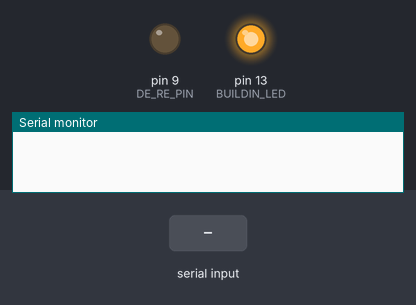
The sketch below on a simulated Arduino Pro Mini, built with avr-gcc and run on an emulated ATmega328P. Shown: output pins drawn as LEDs (lit = HIGH), the last lines printed to the serial monitor. Inputs (shaded band) come from the test bench.

Above: at 0.1 s.
At 2.7 s:
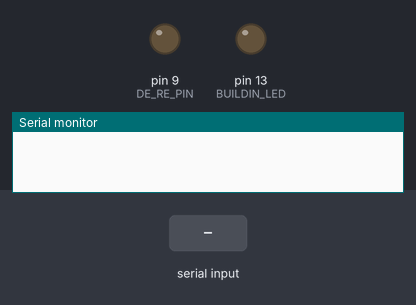
2.8 s: "1;" received over Serial
At 3.5 s:
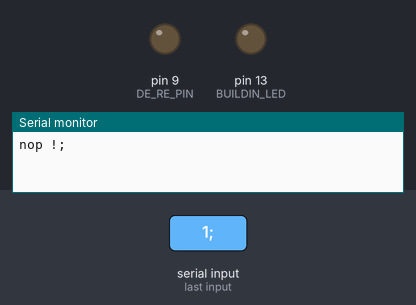
Timing chart, 0 to 5.8 s (numbered marks = the images above; inputs shaded):
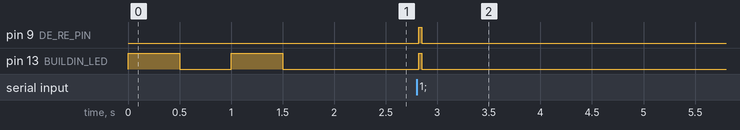

The sketch:

sketch.ino
```cpp
// possibly standard for whatever
//#define LED_BUILTIN 7
// standard for UNO


#define DE_RE_PIN 9

#define BUILDIN_LED 13

String in_msg = "";
String rsp_msg = "";

// the setup function runs once when you press reset or power the board
void setup() {
  // initialize digital pin LED_BUILTIN as an output.
  pinMode(DE_RE_PIN, OUTPUT);

  set_receive_mode();

  Serial.begin(9600);

  pinMode(BUILDIN_LED, OUTPUT);

  digitalWrite(BUILDIN_LED, HIGH);
  delay(500);
  digitalWrite(BUILDIN_LED, LOW);
  delay(500);
  digitalWrite(BUILDIN_LED, HIGH);
  delay(500);
  digitalWrite(BUILDIN_LED, LOW);
}

// the loop function runs over and over again forever
void loop() {

  if (Serial.available() > 0) {

    // read until ; or timeout after 1 sec
    in_msg = Serial.readStringUntil(';');

    if (in_msg == "bidule:machin40"){
      rsp_msg = "------- !!  succes !! ---------";
    }
    else{
      rsp_msg = "nop !";
    }


    // Wait extra 20ms to be sure (is what raspy waits before passing to receive mode)
    delay(20);
    set_send_mode();


    Serial.print(rsp_msg + ';');

    // Wait for serial to be transmitted
    while (Serial.availableForWrite() < SERIAL_TX_BUFFER_SIZE - 1){
      delay(1);
    }
    // Wait extra 20ms to be sure message is transmitted
    delay(20);

    set_receive_mode();
    /*Serial.print(millis());                  */
    /*Serial.println(" : end of transmission");*/
  }


}


void set_send_mode(){
  digitalWrite(BUILDIN_LED, HIGH);
  digitalWrite(DE_RE_PIN, HIGH);
}
void set_receive_mode(){
  digitalWrite(DE_RE_PIN, LOW);
  digitalWrite(BUILDIN_LED, LOW);
}
```

Measured:
- after the input at 2.8 s, pin 9 (DE_RE_PIN), pin 13 (BUILDIN_LED): LOW → HIGH at once, → LOW 0.03 s later
